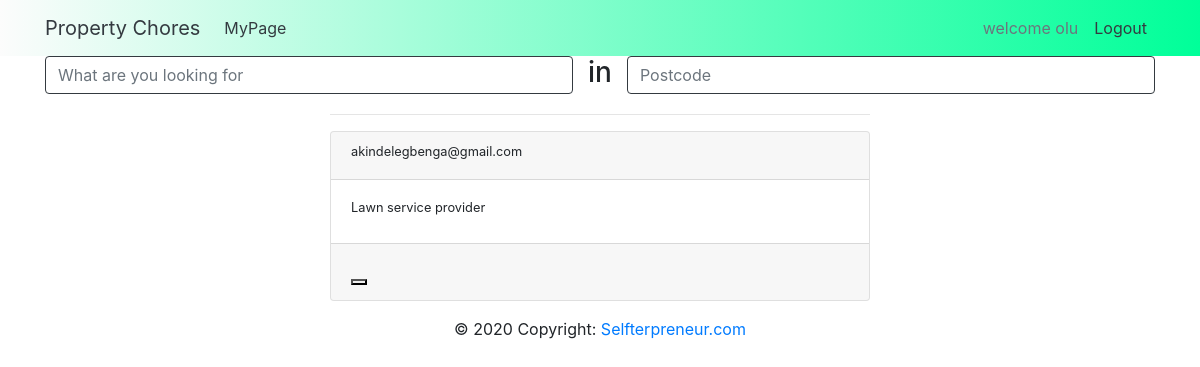
Page /home (signed in) on the committed database.
### app/auth/models.py (models this page shows, shortened)
class Users(UserMixin, db.Model):
    __tablename__ = 'users'
    id = db.Column(db.Integer, primary_key = True)
    user_name = db.Column(db.String(100),nullable = False)
    user_email = db.Column(db.String(100),nullable = False)
    user_password = db.Column(db.String(100),nullable = False)
    user_pp_name  = db.Column(db.String(100), default= "default.jpg",nullable = False)
    email_confirmation_sent_on = db.Column(db.DateTime, nullable=True, default = datetime.utcnow())
    email_confirmed = db.Column(db.Boolean, nullable=True, default=False)
    email_confirmed_on = db.Column(db.DateTime, nullable=True,default = datetime.utcnow())
    profile = db.relationship('Personal_Info', backref = 'users', uselist = False)

class Personal_Info(db.Model):
    __tablename__ = 'personal_info'
    id = db.Column(db.Integer, primary_key=True)
    user_name = db.Column(db.String(100), nullable=False)
    user_email = db.Column(db.String(100), nullable=False)
    user_mobile_phone = db.Column(db.String(100))
    user_work_phone = db.Column(db.String(100))
    user_postcode= db.Column(db.String(100), nullable=False)
    user_city=db.Column(db.String(100))
    user_country =  db.Column(db.String(100))
    user_bio = db.Column(db.String(1000))
    user_url = db.Column(db.String(1000))
    user_twitter=db.Column(db.String(1000))
    user_facebook = db.Column(db.String(1000))
    user_id = db.Column(db.Integer, db.ForeignKey('users.id'), nullable = False)

### app/auth/routes.py (the view)
@auth.route('/home', methods = ["GET","POST"])
def home():
    users = Personal_Info.query.all()
    form = SearchForm()
    return render_template('index.html', title='home_page', form = form, users= users)

### app/auth/forms.py
class SearchForm(FlaskForm):
    what = StringField("what")
    where = StringField("Where", validators=[DataRequired()])

### app/auth/models.py (called while the page is built)
@login_manager.user_loader
def load_user(id):
    return Users.query.get(int(id))

### app/auth/templates/index.html (shortened to what this page needs)
{% extends 'layout.html' %}
{% block page_body %}
<div class="container">
    <form method="POST" action="">
        <div class="row justify-content-center">
            <div class="col">
                {{ form.what (placeholder ='What are you looking for',class ='form-control justify-right border border-dark')}}
            </div>
            <h3>in </h3>
            <div class="col">
                {{ form.where(placeholder ='Postcode',class ='form-control justify-right border border-dark')}}
            </div>
        </div>
    </form>
    <div class="row">
        <div class="col-xs-12 col-sm-3 col-md-3 col-lg-3">
        </div>
        <div class="col-xs-12 col-sm-6 col-md-6 col-lg-6 ">
            {% for user in users  %}
            <hr>
            <div class="card">
                <div class="card-header">
                    <h2 class="small">{{ user.user_email }}</h2>
                </div>
                <div class="card-body h-25 d-inline-block">
                    <h2 class="small">{{ user.user_bio }}</h2>
                </div>
                <div class="card-footer">
                    <button></button>
                </div>
            </div>
            {% endfor %}
        </div>
        <div class="col-xs-12 col-sm-3 col-md-3 col-lg-3">
        </div>
    </div>
</div>
{% endblock page_body %}

### app/auth/templates/layout.html (shortened to what this page needs)
<!doctype html>
<html lang="en">
{% block head %}
<head>
    <link rel="stylesheet" href="https://stackpath.bootstrapcdn.com/bootstrap/4.4.1/css/bootstrap.min.css"
>
    <link href="{{ url_for('static' , filename='css/styles.css')}}" rel="stylesheet" />
</head>
{% endblock head %}
<body>
    {% block navbar %}
        <nav class="navbar navbar-expand-md home-nav">
            <div class="container">
                <a href="{{ url_for('auth.home') }}" class="navbar-brand text-dark">Property Chores</a>
                <div class="collapse navbar-collapse" id="navbarNav">
                    <ul class="navbar-nav">
                        {% if current_user.is_authenticated %}
                        <li class="nav-item">
                            <a class="nav-link text-dark"
                                href="{{ url_for('me.myprofile') }}">MyPage</a>
                        </li>
                        {% endif %}
                    </ul>
                    <div class="navbar-nav ml-auto">
                        {% if current_user.is_authenticated %}
                        <li class="nav-item">
                            <a class="nav-link text-lowercase text-muted">Welcome {{ current_user.user_name.title()}}</a>
                        </li>
                        <li class="nav-item">
                            <a class="nav-link text-dark" href="{{ url_for('auth.signout') }}">Logout</a>
                        </li>
                        {% endif %}
                    </div>
                </div>
            </div>
        </nav>
    {% endblock navbar %}
    {% block page_body %}{% endblock page_body %}
    <footer class="page-footer font-small">
        <div class="container">
            <div class="row justify-content-center login-footer-row-2">
                <div class="footer-copyright text-center py-3">© 2020 Copyright:
                    <a href="#">Selfterpreneur.com</a>
                </div>
            </div>
        </div>
    </footer>
</body>
</html>

### app/static/css/styles.css (style rules this page uses)
.home-nav { background:linear-gradient(to right, #fcfcfc 0%, #00ff99 100%); }

### rows in the picture
Users: user_name "olu"
Personal_Info: user_email "akindelegbenga@gmail.com", user_bio "Lawn service provider"
